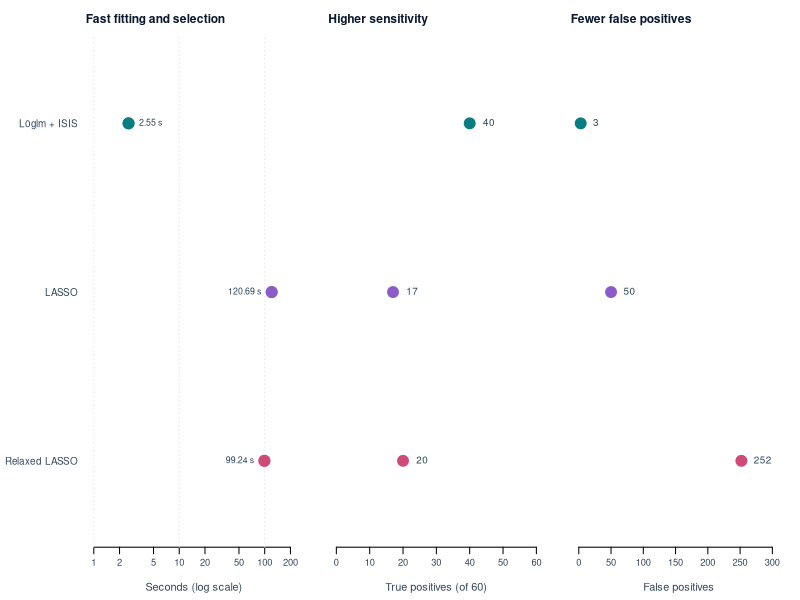

Generate this figure with R:
## ---- chunk 1
knitr::opts_chunk$set(collapse=TRUE, comment="#>", message=FALSE, warning=FALSE,
  fig.width=9, fig.height=4.2, dpi=160)
## ---- chunk 2
layout(matrix(1:3, nrow=1), widths=c(1.3, 1, 1))
par(mar=c(4, 6.5, 2.8, 1), mgp=c(2.5, .6, 0), family="sans", cex.axis=.85,
  bg="white", col.axis="#34465d", col.lab="#34465d", col.main="#0a1930")
labels <- c("L0glm + ISIS", "LASSO", "Relaxed LASSO")
cols <- c("#087e83", "#8b5cc7", "#d04a78")
seconds <- c(2.55, 120.69, 99.24)
plot(seconds, 3:1, log="x", xlim=c(1, 220), ylim=c(.6, 3.4), pch=21, bg=cols,
  col=cols, cex=2.2, yaxt="n", xlab="Seconds (log scale)", ylab="", bty="n")
axis(2, at=3:1, labels=labels, las=1, tick=FALSE, cex.axis=.9)
abline(v=c(1, 10, 100), col="#e1ebef", lty=3)
points(seconds, 3:1, pch=21, bg=cols, col=cols, cex=2.2)
text(seconds, 3:1, sprintf("%.2f s", seconds), pos=ifelse(seconds > 50, 2, 4),
  offset=.8, cex=.8, col="#29455a")
title("Fast fitting and selection", adj=0, cex.main=1.1)
par(mar=c(4, 1, 2.8, 1))
tp <- c(40, 17, 20)
plot(tp, 3:1, xlim=c(0, 60), ylim=c(.6, 3.4), pch=21, bg=cols, col=cols,
  cex=2.2, yaxt="n", xlab="True positives (of 60)", ylab="", bty="n")
text(tp+2, 3:1, tp, pos=4, cex=.9, col="#29455a")
title("Higher sensitivity", adj=0, cex.main=1.1)
fp <- c(3, 50, 252)
plot(fp, 3:1, xlim=c(0, 310), ylim=c(.6, 3.4), pch=21, bg=cols, col=cols,
  cex=2.2, yaxt="n", xlab="False positives", ylab="", bty="n")
text(fp+9, 3:1, fp, pos=4, cex=.9, col="#29455a")
title("Fewer false positives", adj=0, cex.main=1.1)
layout(1)
